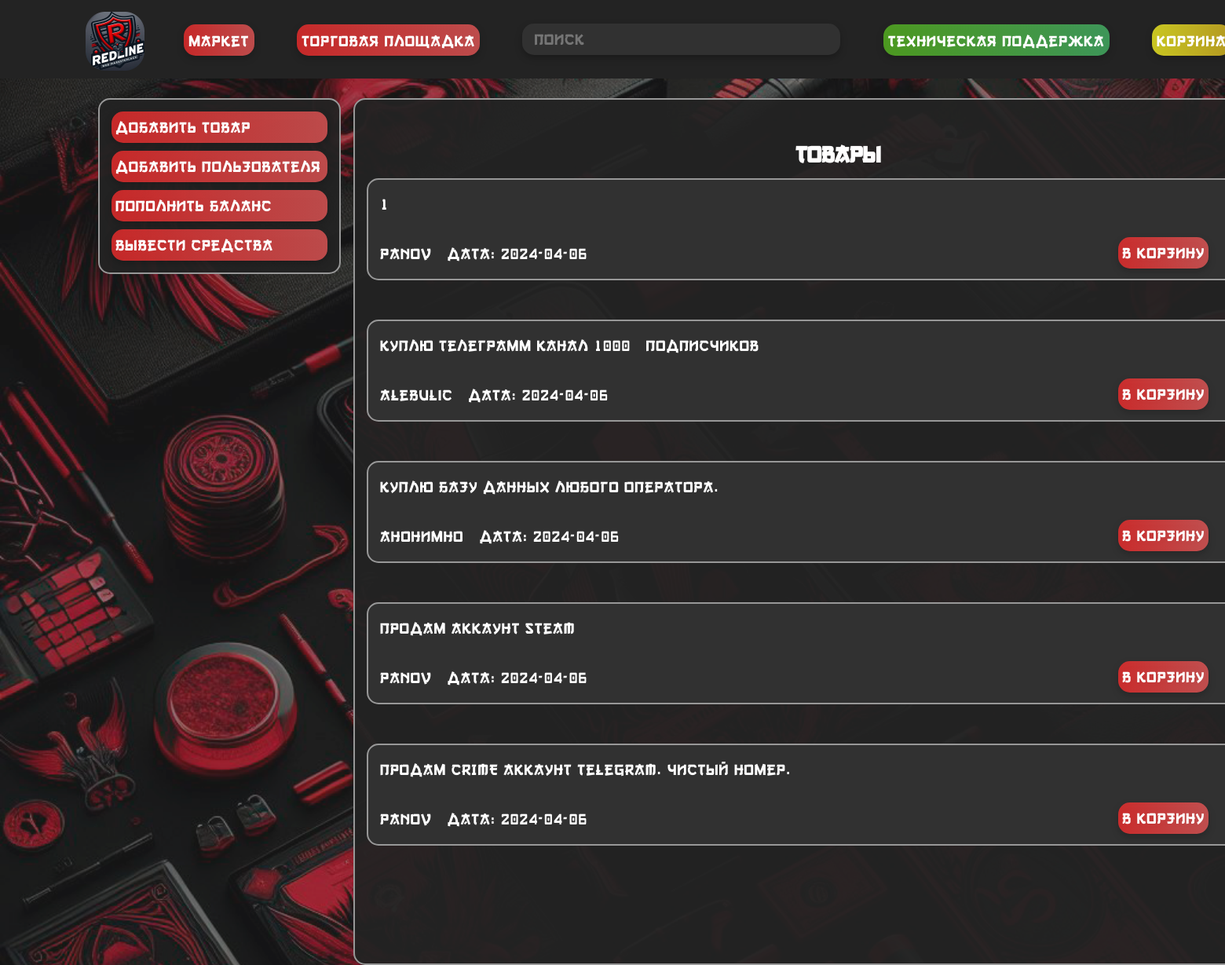
Page /home on the earlier database version.
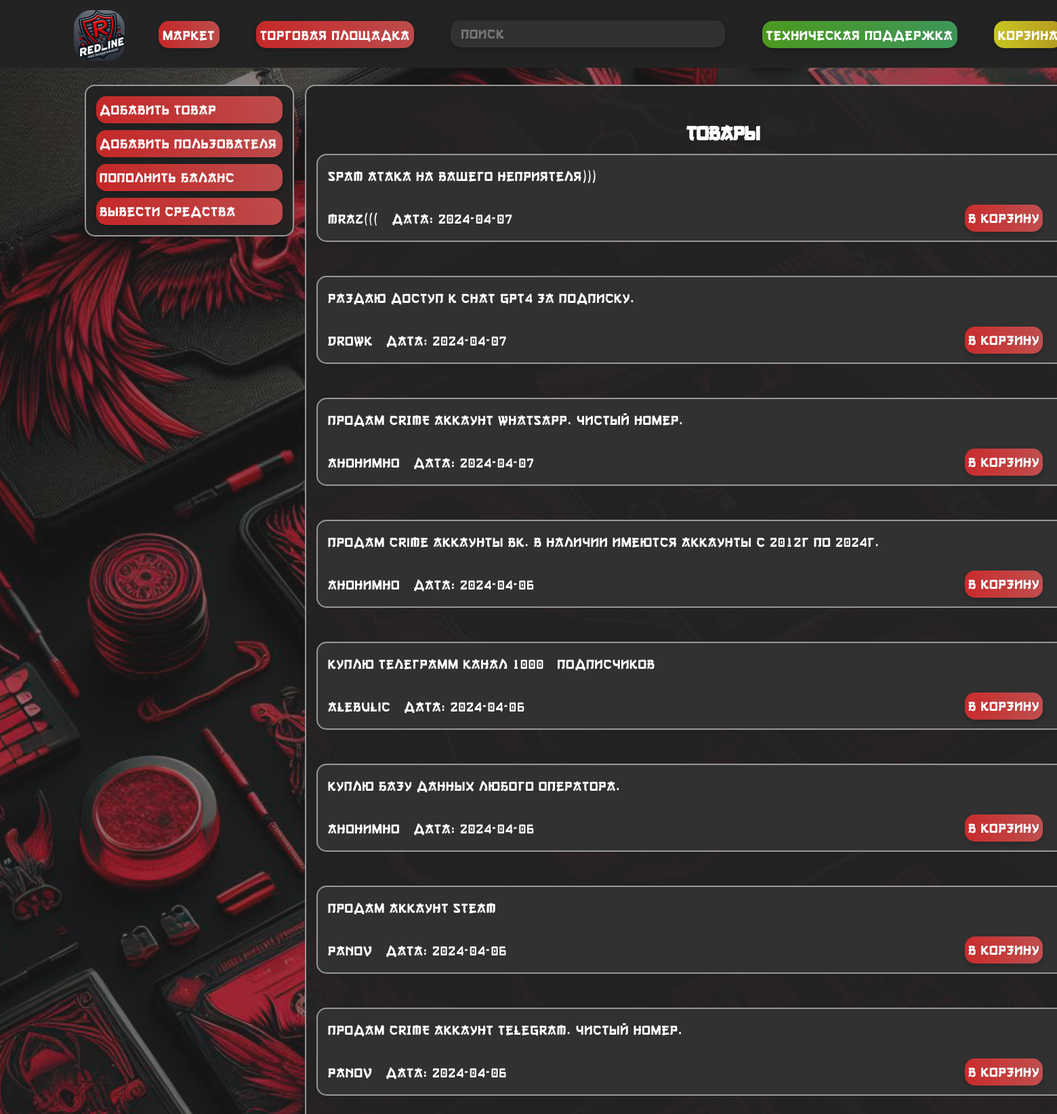
Same page on the later database version.
### main.py (models this page shows, shortened)
class Tovar(db.Model):
    id = db.Column(db.Integer, primary_key=True, autoincrement=True)
    description = db.Column(db.String(15), nullable=False, unique=True)
    login = db.Column(db.String(15), nullable=False)
    price = db.Column(db.Integer, nullable=False)
    full_description = db.Column(db.Text, nullable=False)
    connect= db.Column(db.Text, nullable=False)
    date = db.Column(db.DateTime, default=datetime.utcnow)

### main.py (the view)
@app.route('/', methods=['POST', 'GET'])
@app.route('/home', methods=['POST', 'GET'])
def index():
    tovars = Tovar.query.order_by(Tovar.date.desc()).all()
    if 'userLogged' not in session:
        username = "Войти"
        balance = "0"
        email = ""
    else:
        username = session['userLogged']
        user = User.query.filter_by(login=session['userLogged']).first()
        balance = user.balance if user else "Р"
        email = user.email if user else ""
    return render_template("index.html", tovars=tovars, username=username, balance=balance, email=email)

### templates/index.html (shortened to what this page needs)
<!DOCTYPE html>
<html lang="ru">
<head>
    <link rel="stylesheet" type="text/css" href="{{ url_for('static', filename='css/style.css') }}">
</head>
<body>
    <header>
        <div class="up">
            <img src="static\img\main\logo.png" class="logo" alt="Описание изображения">
            <div class="block_up">
                <button class="button_up">Маркет</button>
                <button class="button_up">Торговая площадка</button>
                <form action="/search" method="POST" class="search-container">
                    <input type="text" name="query" placeholder="Поиск" class="search-button">
                </form>
                <form action="/help" method="get">
                    <button class="help button_up">Техническая поддержка</button>
                </form>
                <form action="/basket" method="post">
                    <button class="button_up basket">Корзина</button>
                </form>
            </div>
        </div>
    </header>
<div class="lmenu main">
    <form action="/create-tovar-page" method="post">
        <button class="button button_lmenu">Добавить товар</button>
    </form>
    <form action="/create-user-page" method="post">
        <button class="button button_lmenu">Добавить пользователя</button>
    </form>
    <form action="/money" method="post">
        <button class="button button_lmenu">Пополнить баланс</button>
    </form>
    <form action="/help" method="get">
        <button class="button button_lmenu">Вывести средства</button>
    </form>
</div>
<main>
    <h2 class="title">Товары</h2>
    {% for el in tovars %}
        <div class="block">
        <div class="str_1">
            <p>{{el.description}}</p>
        </div>
        <div class="str_1">
            <p>{{el.login}}</p>
            <p class="date">Дата: {{el.date.date()}}</p>
            <form action="/tovar" method="post" class="buy_button">
                <button class="button">В корзину</button>
            </form>
        </div>
    </div>
    {% endfor %}
</main>
</body>
</html>

### static/css/style.css (style rules this page uses)
body { margin: 0; padding: 0; background-color: rgba(0, 0, 0, 0.5); background-image: url('back.png'); background-repeat: no-repeat; background-position: center center; background-attachment: fixed; -webkit-background-size: cover; -moz-background-size: cover; -o-background-size: cover; background-size: cover; }
header { background-color: #232323; color: white; height: 100px; padding: 0px; position: fixed; top: 0; left: 0; width: 100%; z-index: 5; }
.logo { position: absolute; top: 0px; left: 0px; width: 75px; height: 75px; }
.up { font-family: 'Gang of Three[RUS by Daymarius]', sans-serif; position: absolute; margin-top: 15px; margin-left: 7%; margin-right: 7%; height: 55px; width: 1600px; display: inline-flex; }
.block_up { margin-left: 100px; margin-top: 15px; position: relative; }
.search-container { display: inline-block; vertical-align: middle; }
.button { font-family: 'Gang of Three[RUS by Daymarius]'; display: inline-flex; background: linear-gradient(90deg, rgba(255, 45, 45, 0.75) 0%, rgba(242, 91, 91, 0.75) 100%); color: white; border-radius: 15px; border: none; font-size: 20px; cursor: pointer; transition: background-color 0.3s; filter: drop-shadow(0px 4px 4px rgba(0, 0, 0, 0.25)); height: 40px; line-height: 40px; letter-spacing: 1px; margin-left: 15px; margin-right: 15px; margin-top: 10px; display: flex; flex-direction: column; padding: 0px 5px; text-decoration: none; }
.button_up { font-family: 'Gang of Three[RUS by Daymarius]'; display: inline-flex; background: linear-gradient(90deg, rgba(255, 45, 45, 0.75) 0%, rgba(242, 91, 91, 0.75) 100%); color: white; border-radius: 15px; border: none; font-size: 20px; cursor: pointer; transition: background-color 0.3s; filter: drop-shadow(0px 4px 4px rgba(0, 0, 0, 0.25)); margin-left: 25px; height: 40px; line-height: 40px; letter-spacing: 1px; margin-left: 25px; margin-right: 25px; }
.search-button { font-family: 'Gang of Three[RUS by Daymarius]'; background-color: #313131; color: #989898; padding: 0px 15px; border: none; text-align: left; font-size: 20px; cursor: pointer; border-radius: 15px; margin-left: 25px; margin-right: 25px; width: 375px; filter: drop-shadow(0px 4px 4px rgba(0, 0, 0, 0.25)); display: inline-block; height: 40px; line-height: 40px; letter-spacing: 1px; margin-bottom: 7px; }
.help { background: linear-gradient(90deg, rgba(92, 194, 33, 0.75) 0%, rgba(72, 190, 108, 0.75) 100%); }
.basket { background: linear-gradient(90deg, rgba(255, 251, 35, 0.76) 0%, rgba(231, 195, 35, 0.75) 100%); }
.title { position: relative; text-align: center; line-height: 20px; padding-bottom: 10px; top: 15px; }
main { font-family: 'Gang of Three[RUS by Daymarius]'; background-color: rgba(35, 35, 35, 0.95); color: white; height: auto; padding: 0px 15px; text-align: left; font-size: 20px; cursor: pointer; border-radius: 15px; margin-left: 450px; width: 1200px; padding-bottom:100px ; border: 2px solid #989898; position: relative; top: 125px; }
.block { background-color: #313131; font-family: 'Gang of Three[RUS by Daymarius]'; color: white; padding: 0px 15px; border: none; text-align: left; font-size: 20px; cursor: pointer; border-radius: 15px; margin-bottom: 50px; border: 2px solid #989898; }
.str_1 { display: flex; flex-direction: row; letter-spacing: 1px; }
.buy_button { position:absolute; display: flex; height: 35px; width: auto ; margin-left: 925px; margin-bottom: 20px; letter-spacing: 1px; }
form { display: inline-block; }
.date { margin-left: 20px; }
.lmenu { font-family: 'Gang of Three[RUS by Daymarius]'; float: left; position: fixed; background-color: rgba(35, 35, 35, 0.95); color: white; border: none; text-align: left; font-size: 20px; cursor: pointer; border-radius: 15px; display: flex; flex-direction: column; align-items: center; margin-left: 125px; margin-top: 125px; padding-bottom: 15px; padding-top: 5px; display: flex; flex-direction: column; align-items: flex-start; border: 2px solid #989898; }
.button_lmenu { width: 275px; }
.title { font-family: 'Gang of Three[RUS by Daymarius]'; text-align: center; padding-top: 20px; }
input, textarea { font-family: 'Arial'; }

Differences in the rows shown:
added Tovar: description "Spam атака на вашего неприятеля)))", login "Mraz(((", date "2024-04-07"
added Tovar: description "РАЗДАЮ ДОСТУП К CHAT GPT4 ЗА ПОДПИСКУ.", login "Drowk", date "2024-04-07"
added Tovar: description "Продам CRIME аккаунт Whatsapp. Чистый номер.", login "Анонимно", date "2024-04-07"
changed Tovar: description "1" → "Продам crime аккаунты ВК. В наличии имеются аккаунты с 2012г по 2024г."; login "Panov" → "Анонимно"
